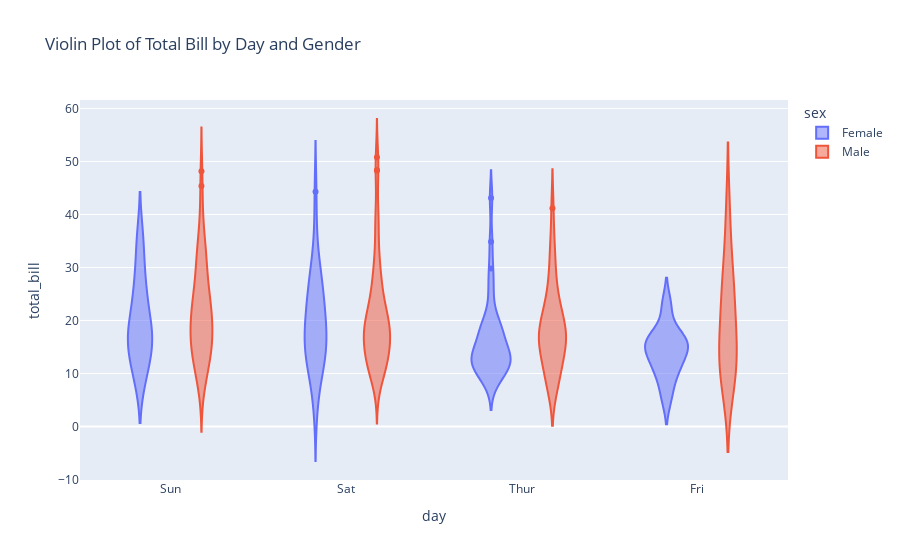

The notebook cell saved with this chart:
### Markdown cell above
### Violin Plots

Violin plots display the distribution of a numeric variable using kernel density estimation, which can provide a more detailed view of the data distribution than box plots. To create a violin plot using Plotly Express, use the `px.violin()` function.

Example:
```python
import plotly.express as px

data = px.data.tips()

fig = px.violin(data, x='day', y='total_bill', color='sex', title='Violin Plot of Total Bill by Day and Gender')
fig.show()

### Code cell
import plotly.express as px

data = px.data.tips()

fig = px.violin(data, x='day', y='total_bill', color='sex', title='Violin Plot of Total Bill by Day and Gender')
fig.show()

### Figure 1 — Plotly figure (JSON) as saved in the notebook; plotly's stock layout.template omitted (floating-point values rounded to 4 significant figures; data arrays with more than 128 entries replaced by an {"elided": "..."} marker saying what was removed)
{"data": [{"alignmentgroup": "True", "box": {"visible": false}, "hovertemplate": "sex=Female<br>day=%{x}<br>total_bill=%{y}<extra></extra>", "legendgroup": "Female", "marker": {"color": "#636efa"}, "name": "Female", "offsetgroup": "Female", "orientation": "v", "scalegroup": "True", "showlegend": true, "type": "violin", "x": ["Sun", "Sun", "Sun", "Sun", "Sun", "Sun", "Sat", "Sat", "Sat", "Sat", "Sat", "Sat", "Sun", "Sun", "Sat", "Sat", "Sat", "Sat", "Sat", "Sat", "Sat", "Thur", "Thur", "Fri", "Fri", "Fri", "Fri", "Fri", "Sat", "Sat", "Sat", "Sat", "Sat", "Sun", "Sun", "Thur", "Thur", "Thur", "Thur", "Thur", "Thur", "Thur", "Thur", "Thur", "Thur", "Thur", "Thur", "Thur", "Thur", "Thur", "Thur", "Thur", "Thur", "Thur", "Thur", "Thur", "Thur", "Sun", "Sun", "Sun", "Sun", "Sun", "Sat", "Sat", "Sun", "Sun", "Sun", "Thur", "Thur", "Thur", "Thur", "Thur", "Thur", "Thur", "Sat", "Sat", "Sat", "Sat", "Sat", "Fri", "Fri", "Fri", "Fri", "Sat", "Sat", "Sat", "Thur"], "x0": " ", "xaxis": "x", "y": [16.99, 24.59, 35.26, 14.83, 10.33, 16.97, 20.29, 15.77, 19.65, 15.06, 20.69, 16.93, 10.29, 34.81, 26.41, 16.45, 3.07, 17.07, 26.86, 25.28, 14.73, 10.07, 34.83, 5.75, 16.32, 22.75, 11.35, 15.38, 44.3, 22.42, 20.92, 14.31, 7.25, 25.71, 17.31, 10.65, 12.43, 24.08, 13.42, 12.48, 29.8, 14.52, 11.38, 20.27, 11.17, 12.26, 18.26, 8.51, 10.33, 14.15, 13.16, 17.47, 27.05, 16.43, 8.35, 18.64, 11.87, 29.85, 25, 13.39, 16.21, 17.51, 10.59, 10.63, 9.6, 20.9, 18.15, 19.81, 43.11, 13, 12.74, 13, 16.4, 16.47, 12.76, 13.27, 28.17, 12.9, 30.14, 13.42, 15.98, 16.27, 10.09, 22.12, 35.83, 27.18, 18.78], "y0": " ", "yaxis": "y"}, {"alignmentgroup": "True", "box": {"visible": false}, "hovertemplate": "sex=Male<br>day=%{x}<br>total_bill=%{y}<extra></extra>", "legendgroup": "Male", "marker": {"color": "#EF553B"}, "name": "Male", "offsetgroup": "Male", "orientation": "v", "scalegroup": "True", "showlegend": true, "type": "violin", "x": {"elided": "157 str values"}, "x0": " ", "xaxis": "x", "y": {"elided": "157 float values"}, "y0": " ", "yaxis": "y"}], "layout": {"legend": {"title": {"text": "sex"}, "tracegroupgap": 0}, "title": {"text": "Violin Plot of Total Bill by Day and Gender"}, "violinmode": "group", "xaxis": {"anchor": "y", "domain": [0, 1], "title": {"text": "day"}}, "yaxis": {"anchor": "x", "domain": [0, 1], "title": {"text": "total_bill"}}}}
